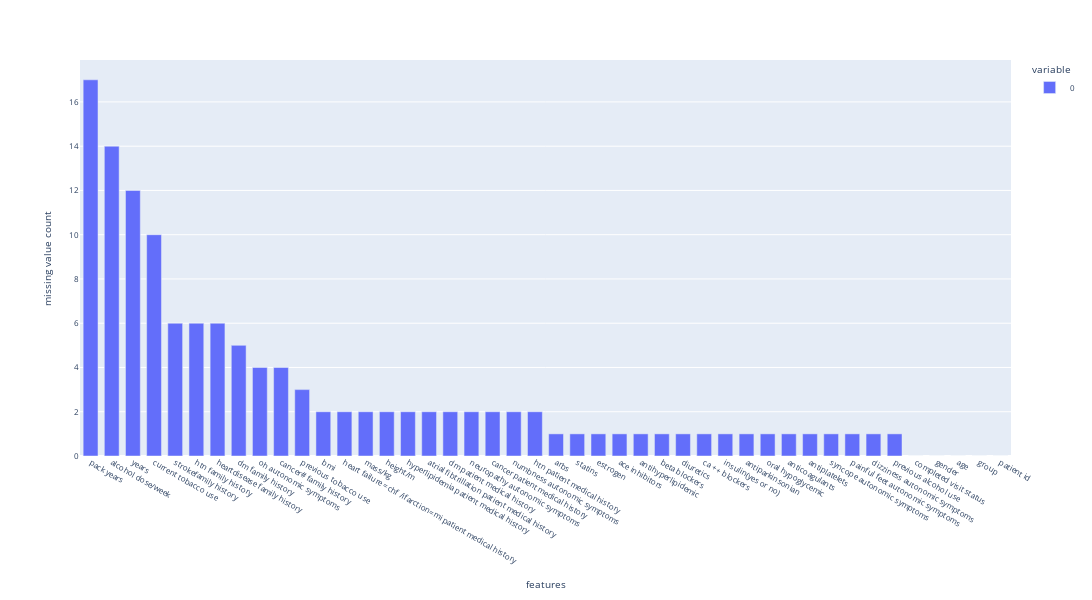

Notebook source saved alongside this figure:
### Code cell
get_plot_na(df, 0)

### Figure 1 — Plotly figure (JSON) as saved in the notebook; plotly's stock layout.template omitted (floating-point values rounded to 4 significant figures)
{"data": [{"alignmentgroup": "True", "hovertemplate": "variable=0<br>features=%{x}<br>missing value count=%{y}<extra></extra>", "legendgroup": "0", "marker": {"color": "#636efa", "pattern": {"shape": ""}}, "name": "0", "offsetgroup": "0", "orientation": "v", "showlegend": true, "textposition": "auto", "type": "bar", "x": ["pack years", "alcohol dose/week", "years", "current tobacco use", "strokefamily history", "htn family history", "heartdisease family history", "dm family history", "oh autonomic symptoms", "cancer# family history", "previous tobacco use", "bmi", "heart failure =chf /ifarction=mi patient medical history", "mass/kg", "height/m", "hyperlipidemia patient medical history", "atrial fibtrillation patient medical history", "dm patient medical history", "neuropathy autonomic symptoms", "cancer patient medical history", "numbness autonomic symptoms", "htn patient medical history", "arbs", "statins", "estrogen", "ace inhibitors", "antihyperlipidemic", "beta blockers", "diuretics", "ca ++ blockers", "insulin(yes or no)", "antiparkinsonian", "oral hypoglycemic", "anticoagulants", "antiplatelets", "syncope autonomic symptoms", "painful feet autonomic symptoms", "dizziness autonomic symptoms", "previous alcohol use", "completed visit status", "gender", "age", "group", "patient id"], "xaxis": "x", "y": [17, 14, 12, 10, 6, 6, 6, 5, 4, 4, 3, 2, 2, 2, 2, 2, 2, 2, 2, 2, 2, 2, 1, 1, 1, 1, 1, 1, 1, 1, 1, 1, 1, 1, 1, 1, 1, 1, 1, 0, 0, 0, 0, 0], "yaxis": "y"}], "layout": {"bargap": 0.3, "barmode": "relative", "font": {"size": 8}, "height": 600, "legend": {"title": {"text": "variable"}, "tracegroupgap": 0}, "margin": {"t": 60}, "width": 2000, "xaxis": {"anchor": "y", "domain": [0, 1], "title": {"text": "features"}}, "yaxis": {"anchor": "x", "domain": [0, 1], "title": {"text": "missing value count"}}}}
